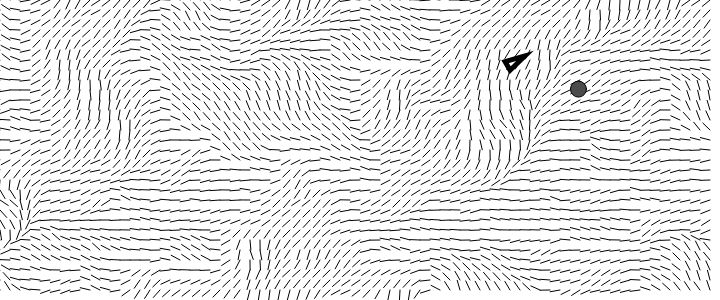
Frame 1 (no input)
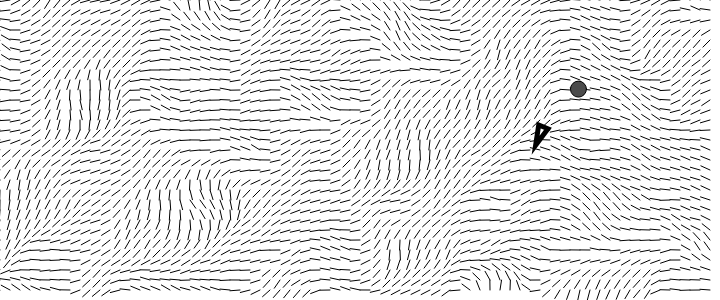
Frame 60 (no input)
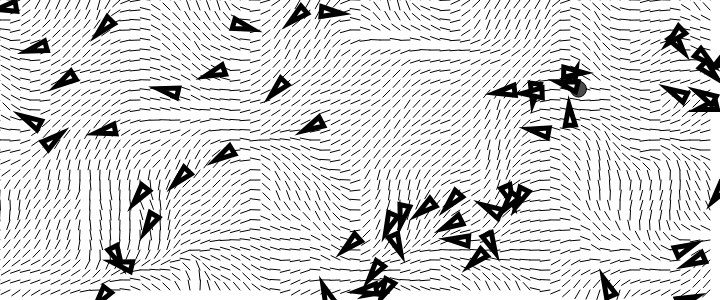
Frame 120 (the mouse pressed at the canvas centre since frame 60)

The p5.js sketch that drew these frames (run headless with seeded random() and noise() and a simulated clock; from frame 60 on, the mouse is pressed at the canvas centre):

// p5.js sketch
// ── sketch.js
/// <reference path="../../p5.global-mode.d.ts" />
class Vehicle {
    constructor(x=0,y=0,m=1) {
        this.mass = m;
        this.r = 5;
        this.maxspeed = 4;
        this.maxforce = 0.1;
        this.position = createVector(x, y);
        let vx = random(-this.maxspeed, this.maxspeed);
        let vy = random(-this.maxspeed, this.maxspeed);
        this.velocity = createVector(0, 0);
        this.acceleration = createVector(vx, vy);
    }
    applyForce(force) { // F=M*A, A=F/M
        let a = p5.Vector.div(force, this.mass);
        this.acceleration.add(a);
    }
    follow(flowField) {
        let desired = flowField.lookup(this.position);
        desired.mult(this.maxspeed);
        let steer = p5.Vector.sub(desired, this.velocity);
        steer.limit(this.maxforce);
        this.applyForce(steer);
    }
    seek(target) {
        let desired = p5.Vector.sub(target.position, this.position);
        desired.normalize();
        desired.mult(this.maxspeed);

        let steer = p5.Vector.sub(desired, this.velocity);
        steer.mult(this.maxforce);
        this.applyForce(steer);
    }
    update() {
        this.velocity.add(this.acceleration);
        this.position.add(this.velocity);
        this.acceleration.mult(0);

        if (this.position.x < 0) {
            this.position.x = width;
        } else if (this.position.x > width) {
            this.position.x = 0;
        }
        if (this.position.y < 0) {
            this.position.y = height;
        } else if (this.position.y > height) {
            this.position.y = 0;
        }
    }
    display() {
        let a = this.velocity.heading() + PI/2; // 90度傾ける
        push();
        //stroke(50);
        //strokeWeight(1/this.r);
        //fill(25);
        translate(this.position.x, this.position.y);
        rotate(a);
        scale(this.r);
        beginShape();
        vertex(-1, 2);
        vertex(0, -2);
        vertex(1, 2);
        endShape(CLOSE);
        pop();
    }
    runFollow(flowField) {
        this.follow(flowField);
        this.update();
        this.display();
    }
}
class Target {
    constructor() {
        this.position = createVector(random(0, width), random(0, height));   
        this.mass = 1;
    }
    update() {   
    }
    display() {
        push();
        //stroke(50);
        fill(75);
        translate(this.position.x ,this.position.y);
        rotate(0);
        ellipse(0, 0, this.mass*16, this.mass*16);
        pop();
    }
}
class FlowField {
    constructor() {
        this.resolution = 10;
        this.cols = width / this.resolution;
        this.rows = height / this.resolution;
        this.field = [];
        this.initFieldByNoise3(zoff);
    }
    initFieldByCenter() {
        for (let x = 0; x < this.cols; x++) {
            this.field[x] = [];
            for (let y = 0; y < this.rows; y++) {
                let c = createVector(width/2, height/2);
                let _p = createVector(this.resolution * x, this.resolution * y);
                let v = p5.Vector.sub(c, _p);
                v.normalize();
                this.field[x][y] = v;
            }
        }
    }
    initFieldBySameVector() {
        for (let x = 0; x < this.cols; x++) {
            this.field[x] = [];
            for (let y = 0; y < this.rows; y++) {
                this.field[x][y] = createVector(1, 0.5);
            }
        }
    }
    initFieldByRandom() {
        for (let x = 0; x < this.cols; x++) {
            this.field[x] = [];
            for (let y = 0; y < this.rows; y++) {
                this.field[x][y] = createVector(random(-1,1), random(-1,1));
                this.field[x][y].normalize();
            }
        }
    }
    initFieldByNoise() {
        let xoff = 0;
        for (let x = 0; x < this.cols; x++) {
            this.field[x] = [];
            let yoff = 0;
            for (let y = 0; y < this.rows; y++) {
                let theta  = map(noise(xoff, yoff), 0, 1, 0, TWO_PI);
                this.field[x][y] = createVector(cos(theta), sin(theta));
                yoff += 0.1;
            }
            xoff += 0.1;
        }        
    }
    initFieldByNoise3(zoff) {
        let xoff = 0;
        for (let x = 0; x < this.cols; x++) {
            this.field[x] = [];
            let yoff = 0;
            for (let y = 0; y < this.rows; y++) {
                let theta  = map(noise(xoff, yoff, zoff), 0, 1, 0, TWO_PI);
                this.field[x][y] = createVector(cos(theta), sin(theta));
                yoff += 0.1;
            }
            xoff += 0.1;
        }        
    }
    // 指定した位置のフィールドにあるベクトルを返す。位置は、PIXEL単位ではなく、col,row単位
    lookup(v) {
        let col = int(constrain(v.x/this.resolution, 0, this.cols-1));
        let row = int(constrain(v.y/this.resolution, 0, this.rows-1));
        return this.field[col][row].copy();
    }
    display() {
        let rs = this.resolution;
        for (let x = 0, xlen = this.cols; x < xlen; x++) {
            for (let y = 0, ylen = this.rows; y < ylen; y++) {
                let vec = this.field[x][y];
                // arrow shape. but slow.
                // let a = vec.heading() + PI/2;
                // push();
                // translate(x*this.resolution + vec.x*this.resolution, y*this.resolution + vec.y*this.resolution);
                // rotate(a);
                // scale(1);
                // beginShape();
                // vertex(-1, 2);
                // vertex(0, -2);
                // vertex(1, 2);
                // endShape(CLOSE);
                // pop();

                push();
                //stroke(240);
                //fill(200,0,0);
                //strokeWeight(2);
                translate(x*rs, y*rs);
                //point(0, 0);
                //stroke(200);
                //strokeWeight(1);
                line(0,0, vec.x*rs, vec.y*rs);
                pop();
            }
        }
        
    }
}
let vehicles;
let target;
let p;
let zoff = 0;
function setup() {
    createCanvas(720, 300);
    vehicles = new Array(1).fill(0).map(n=>new Vehicle(random(0, width), random(0, height)));
    target = new Target();
    flowField = new FlowField();
    p = createP('s');
    createP('click mouse to append the Vehicle.');
}
function draw() {
    background(255);

    flowField.display();
    flowField.initFieldByNoise3(zoff);
    zoff += 0.01;

    target.display();
    vehicles.forEach((v)=>v.runFollow(flowField));

    p.html(frameRate());

    if (vehicles.length < 200) {
        if (mouseIsPressed) {
            vehicles.push(new Vehicle(random(0, width), random(0, height)));
        }
        if (frameCount % 60 == 0)
            vehicles.push(new Vehicle(random(0, width), random(0, height)));
    }
}
